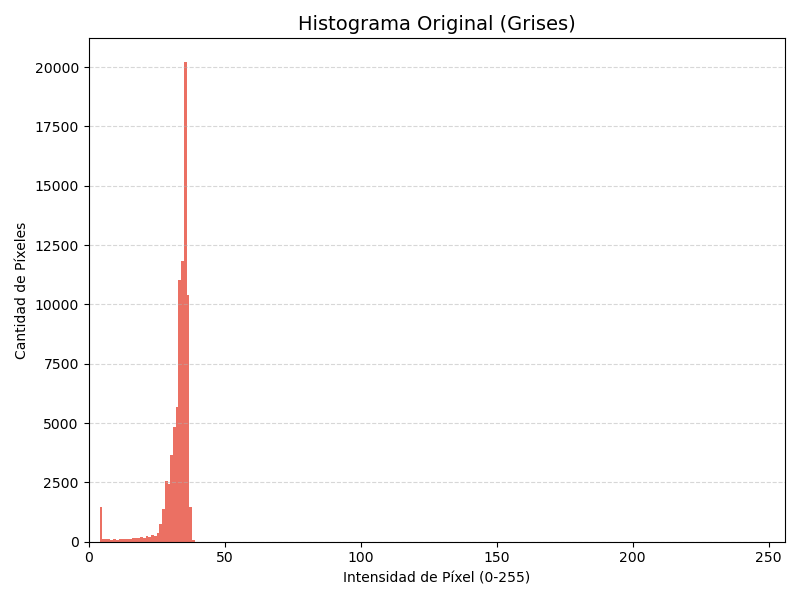
#> input picture Memoria TFG/figures/1_hist_original.png, 800 x 600 px
$ python histogramas.py 1_hist_original.png out
#> lines starting #> are read from the running program, lines starting #| are printed output that depends on the picture
import cv2
import numpy as np
import matplotlib.pyplot as plt
import sys
import os

def save_histogram(img_array, title, output_path):
    """Calcula y guarda el histograma de una imagen en PNG."""
    plt.figure(figsize=(8, 6))
    plt.hist(img_array.flatten(), bins=256, range=[0, 256], color='#e74c3c', alpha=0.8)
    plt.title(title, fontsize=14)
    plt.xlabel('Intensidad de Píxel (0-255)')
    plt.ylabel('Cantidad de Píxeles')
    plt.xlim([0, 256])
    plt.grid(axis='y', alpha=0.5, linestyle='--')
    plt.tight_layout()
    plt.savefig(output_path)
    plt.close()

def process_and_save(image_path, output_dir):
    # Crear carpeta de salida si no existe
#> called with image_path = '1_hist_original.png', output_dir = 'out'
    os.makedirs(output_dir, exist_ok=True)

    # 1. Leer imagen y forzar a escala de grises (ignora canales RGB extra)
    gray = cv2.imread(image_path, cv2.IMREAD_GRAYSCALE)
#> gray: shape (600, 800); min 0, max 255, mean 250.1
    if gray is None:
        print(f"Error: No se pudo leer la imagen en la ruta: {image_path}")
        return

    print(f"Procesando imagen: {image_path} ({gray.shape[1]}x{gray.shape[0]} px)")
#| Procesando imagen: 1_hist_original.png (800x600 px)

    # --- PASO 1: ORIGINAL EN GRISES ---
    cv2.imwrite(os.path.join(output_dir, "1_img_original.jpg"), gray)
    save_histogram(gray, "Histograma Original (Grises)",
                   os.path.join(output_dir, "1_hist_original.png"))
#> in save_histogram, `plt.savefig(output_path)`:
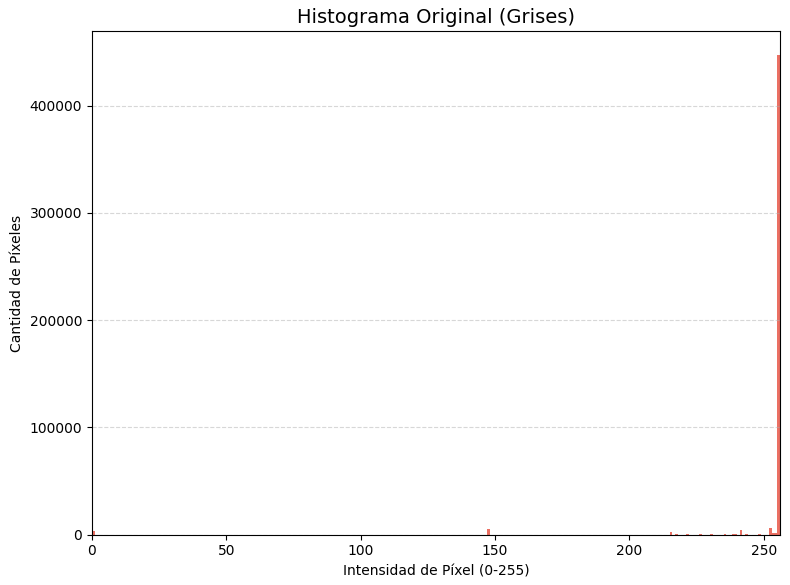
#> figure drawn by matplotlib, 1 panel; tallest bar 447027 high, from x = 255 to 256
    print(" -> Guardada original en grises y su histograma.")

    # --- PASO 2: CLAHE ---
    clahe_clip_limit = 2.0
    clh = cv2.createCLAHE(clipLimit=clahe_clip_limit, tileGridSize=(8, 8))
    img_clahe = clh.apply(gray)

    cv2.imwrite(os.path.join(output_dir, "2_img_clahe.jpg"), img_clahe)
    save_histogram(img_clahe, f"Histograma CLAHE (Clip={clahe_clip_limit})",
                   os.path.join(output_dir, "2_hist_clahe.png"))
    print(" -> Guardada imagen CLAHE y su histograma.")

    # --- PASO 3: ESTIRAMIENTO (PERCENTIL) ---
    flattened = gray.flatten()
    low_val, high_val = np.percentile(flattened, [0.4, 99.6])
#> low_val = 0; high_val = 255
    dst = np.clip(gray, low_val, high_val)

    # Evitar división por cero en imágenes planas
    if high_val > low_val:
        img_stretch = ((dst - low_val) / (high_val - low_val) * 255).astype(np.uint8)
    else:
        img_stretch = dst.astype(np.uint8)

    cv2.imwrite(os.path.join(output_dir, "3_img_estiramiento.jpg"), img_stretch)
    save_histogram(img_stretch, f"Histograma Estiramiento (p0.4={low_val:.0f}, p99.6={high_val:.0f})",
                   os.path.join(output_dir, "3_hist_estiramiento.png"))
    print(" -> Guardada imagen estirada y su histograma.")

    print(f"\n¡Proceso completado! Revisa la carpeta '{output_dir}'")

if __name__ == '__main__':
    # Validar que se haya pasado la imagen como argumento
    if len(sys.argv) < 2:
        print("Uso: python procesar_imagenes.py <ruta_imagen> [directorio_salida]")
        sys.exit(1)

    img_path_arg = sys.argv[1]
    output_dir_arg = sys.argv[2] if len(sys.argv) > 2 else 'resultados_procesados'

    process_and_save(img_path_arg, output_dir_arg)

$ run again, with Memoria TFG/figures/EDT.png copied over Memoria TFG/figures/1_hist_original.png
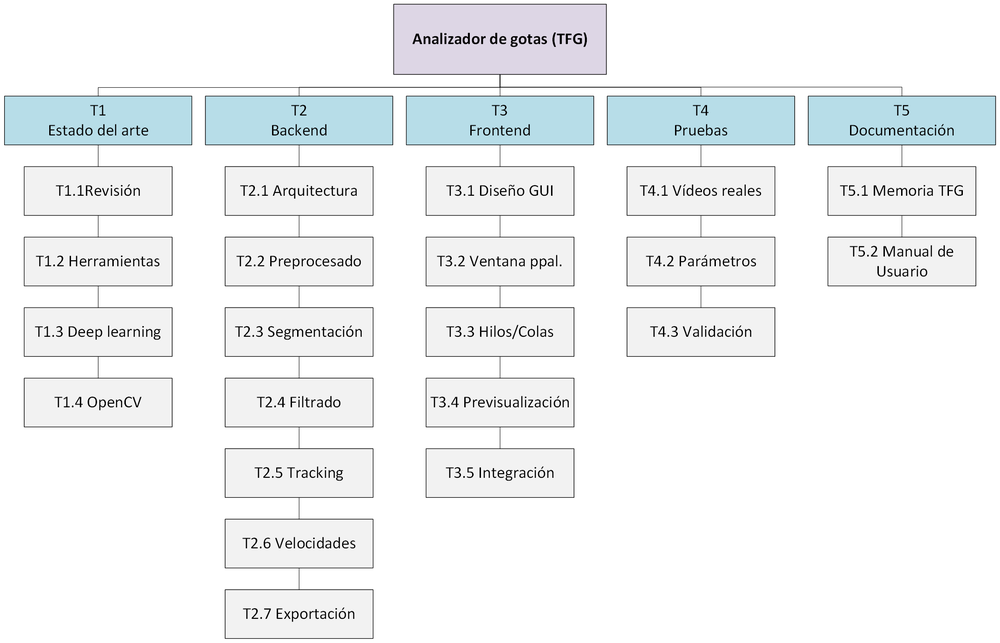
#> input picture Memoria TFG/figures/EDT.png, 1000 x 643 px, shrunk from 2154 x 1386 before the run
#> in process_and_save, `gray = cv2.imread(image_path, cv2.IMREAD_GRAYSCALE)`:
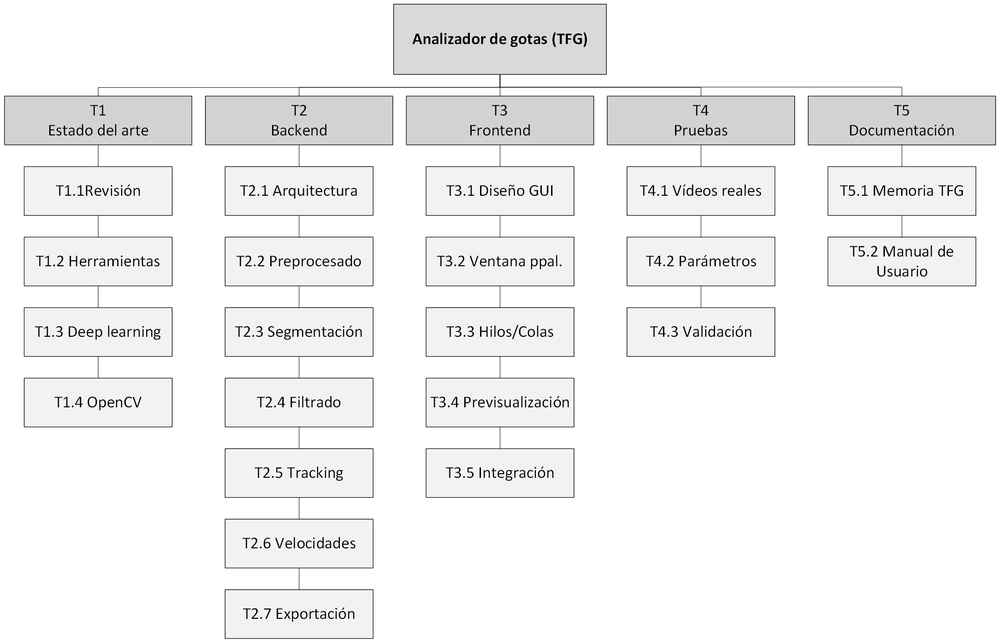
#> gray: shape (643, 1000); min 0, max 255, mean 241.8
#| Procesando imagen: 1_hist_original.png (1000x643 px)
#> in save_histogram, `plt.savefig(output_path)`:
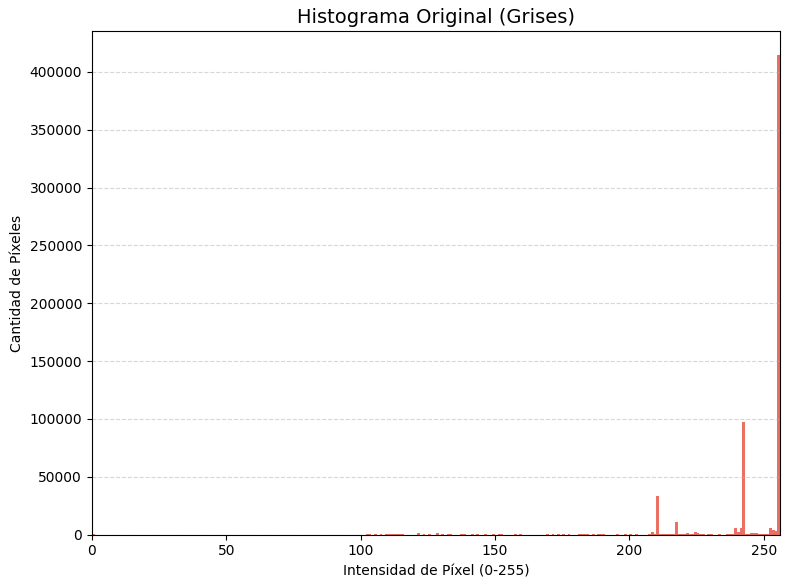
#> figure drawn by matplotlib, 1 panel; tallest bar 414251 high, from x = 255 to 256
#> low_val = 30; high_val = 255
